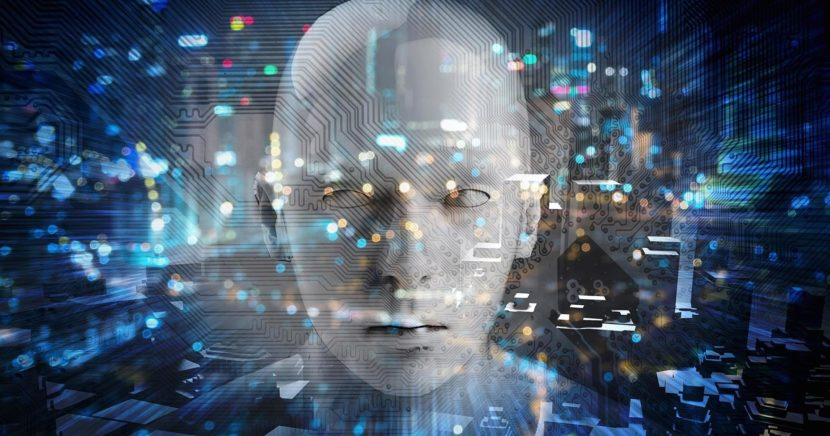
#> input picture task2/picture.bmp, 830 x 436 px
$ python main.py
#> lines starting #> are read from the running program, lines starting #| are printed output that depends on the picture
#> in main, image is the input picture: shape (436, 830, 3); mean R, G, B 73.6, 88.8, 107.1
import numpy as np
import matplotlib.pyplot as plt
import time
from PIL import Image


# [51 lines left out: functions median, simple_sort, huang, not called in this run]


def const_time(image, R = 2):
#> called with R = 2
    res_image = np.zeros(image.shape)

    pad_image = np.concatenate((image[:R, :], image))
    pad_image = np.concatenate((pad_image, pad_image[-R:, :]))
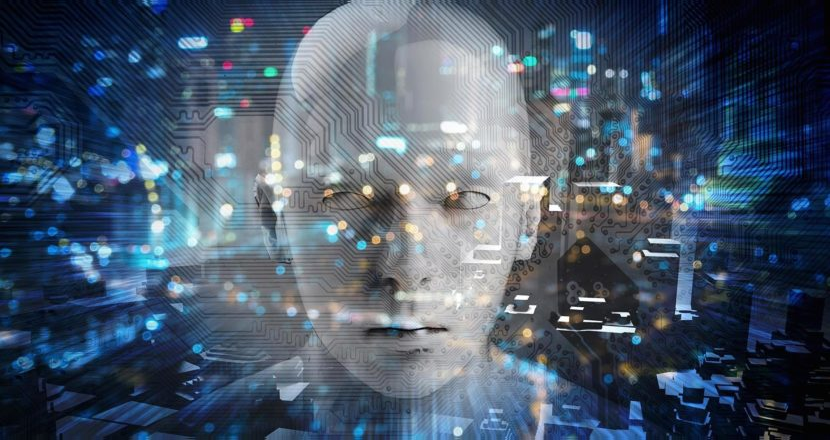
#> pad_image: shape (440, 830, 3); mean R, G, B 73.2, 88.5, 106.8
    pad_image = np.concatenate((pad_image[:, :R], pad_image), axis=1)
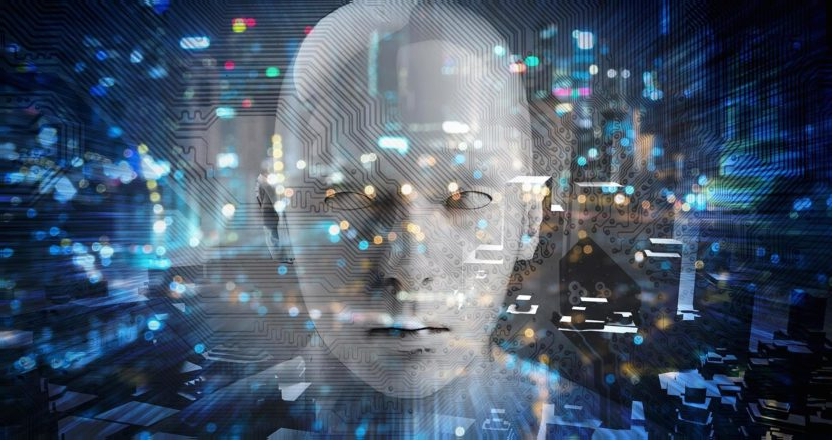
#> pad_image: shape (440, 832, 3); mean R, G, B 73, 88.3, 106.7
    pad_image = np.concatenate((pad_image, pad_image[:, -R:]), axis=1)
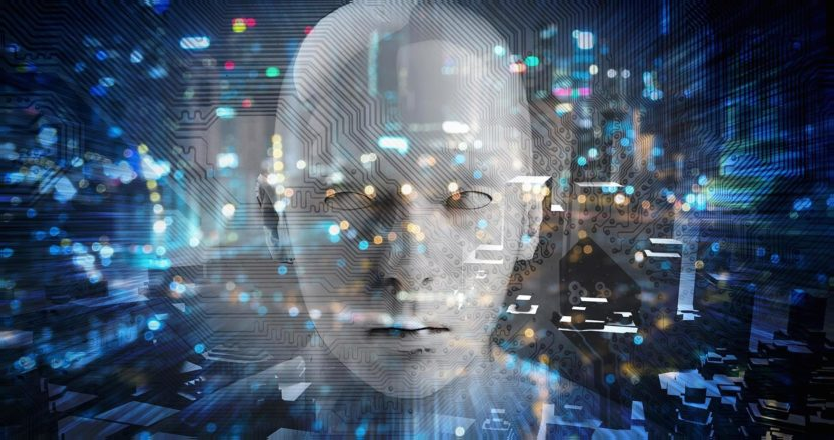
#> pad_image: shape (440, 834, 3); mean R, G, B 72.9, 88.2, 106.5

    for c in range(image.shape[2]):
        column_histograms = np.array([np.bincount(pad_image[:2 * R, i, c], minlength=256) for i in range(pad_image.shape[1])])

        for x in range(res_image.shape[0]):
            w = pad_image[x: x + 2 * R + 1, : 2 * R + 1, c].reshape(-1)
            counts = np.zeros(256, dtype=int)
            counts[:len(np.bincount(w))] += np.bincount(w)
            res_image[x, 0, c] = np.where(np.cumsum(counts) > len(w) // 2)[0][0]

            for y in range(res_image.shape[1] + 2 * R):
                if x > 0:
                    column_histograms[y, pad_image[x - 1, y, c]] -= 1
                column_histograms[y, pad_image[x + 2 * R, y, c]] += 1

                if y >= 2 * R + 1:
                    counts -= column_histograms[y - 2 * R - 1]
                    counts += column_histograms[y]
                    res_image[x, y - 2 * R, c] = np.where(np.cumsum(counts) > len(w) // 2)[0][0]
#> this loop made 3 passes
#> pass 1, in const_time, `column_histograms = np.array([np.bincount(pad_image[:2 * R, i, c], min..`:
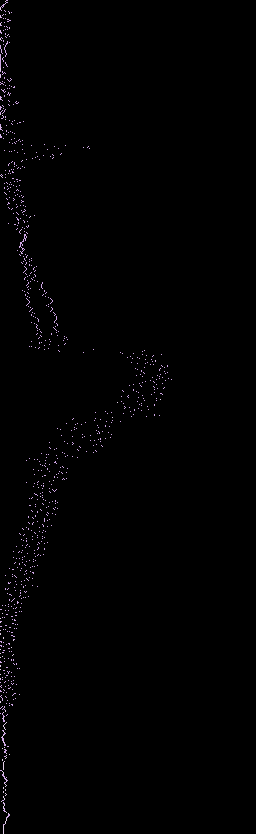
#> column_histograms: shape (834, 256) int64; 3 distinct labels, from 0 to 4; one colour per label, 0 black
#> pass 2, in const_time, `column_histograms = np.array([np.bincount(pad_image[:2 * R, i, c], min..`:
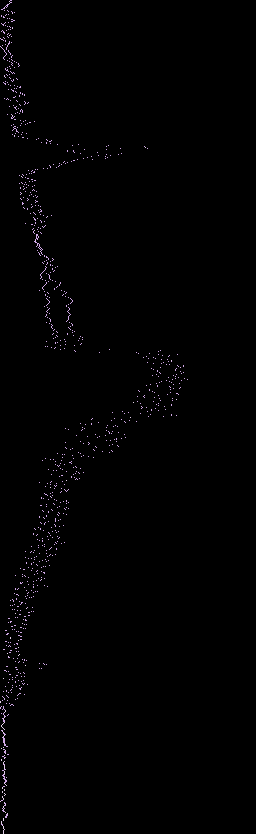
#> column_histograms: shape (834, 256) int64; 3 distinct labels, from 0 to 4; one colour per label, 0 black
#> pass 3, in const_time, `column_histograms = np.array([np.bincount(pad_image[:2 * R, i, c], min..`:
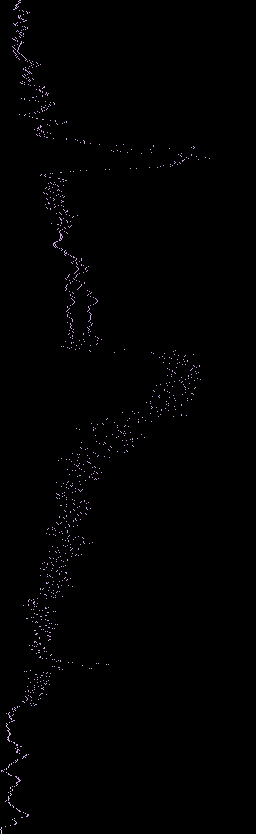
#> column_histograms: shape (834, 256) int64; 3 distinct labels, from 0 to 4; one colour per label, 0 black
#> after the loop:
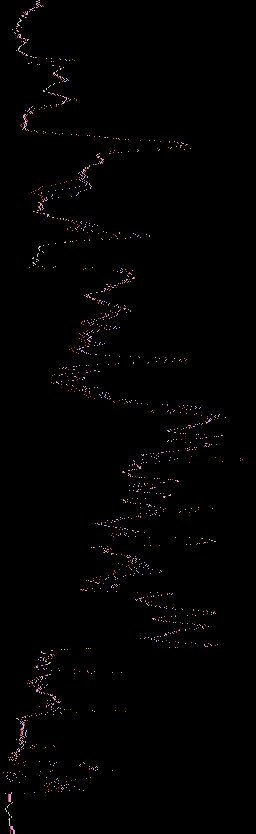
#> column_histograms: shape (834, 256) int64; 6 distinct labels, from 0 to 5; one colour per label, 0 black

    return res_image


def main(in_name = 'picture.bmp', out_name = 'itog_2.bmp', R = 2):
    image = plt.imread(in_name)
    start_time = time.time()

    itog = const_time(image, R)
    time_work = time.time() - start_time
    print(time_work)

    im = Image.fromarray(itog.astype(np.uint8))
    im.save(out_name)


if __name__ == "__main__":
    main()
